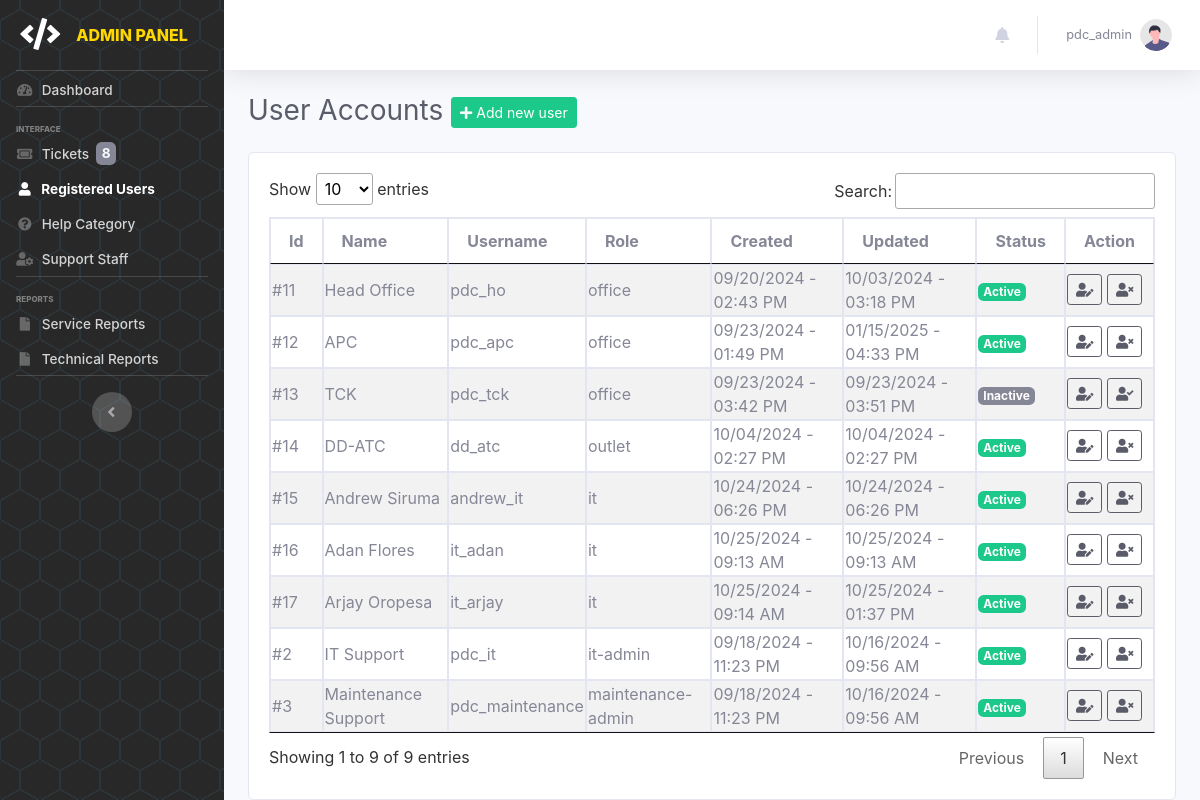
Page /pages/admin/users (signed in) on the committed database.
### tables this page shows
CREATE TABLE `tbl_useraccounts` (
  `id` int(11) NOT NULL,
  `name` varchar(100) NOT NULL,
  `username` varchar(100) NOT NULL,
  `password` varchar(255) NOT NULL,
  `role` enum('admin','it-admin','maintenance-admin','office','outlet','it','maintenance') NOT NULL,
  `status` enum('Active','Inactive') NOT NULL DEFAULT 'Active',
  `created` datetime(6) DEFAULT current_timestamp(6),
  `updated` datetime(6) DEFAULT current_timestamp(6) ON UPDATE current_timestamp(6)
);

### pages/admin/admin.users.php (the view, shortened to what this page needs)
<?php include('admin.header.php'); ?>
    <div class="container-fluid">
        <div class="d-sm-flex align-items-center justify-content-between mb-4">
            <h1 class="h3 mb-0 text-gray-800">User Accounts&nbsp;<a href="add-user" class="btn btn-sm btn-success"><i class="fas fa-plus"></i> Add new user</a></h1>
        </div>
        <div class="card mt-4">
            <div class="card-body">
                <div class="table-responsive">
                    <table class="table table-bordered table-striped table-sm w-100" id="acctbl">
                        <thead>
                            <tr>
                                <th>Id</th>
                                <th>Name</th>
                                <th>Username</th>
                                <th>Role</th>
                                <th>Created</th>
                                <th>Updated</th>
                                <th>Status</th>
                                <th>Action</th>
                            </tr>
                        </thead>
                        <tbody>
                            <?php
                                $user_qry = mysqli_query($conn, "SELECT * FROM tbl_useraccounts WHERE id != '1'");
                                while($rows=mysqli_fetch_array($user_qry)){
                                    $createDT = new DateTime($rows["created"]);
                                    $updateDT = new DateTime($rows["updated"]);
                            ?>
                                <tr>
                                    <td>#<?php echo $rows["id"]; ?></td>
                                    <td><?php echo $rows["name"]; ?></td>
                                    <td><?php echo $rows["username"]; ?></td>
                                    <td><?php echo $rows["role"]; ?></td>
                                    <td><?php echo $formattedDate = $createDT->format('m/d/Y - h:i A'); ?></td>
                                    <td><?php echo $formattedDate = $updateDT->format('m/d/Y - h:i A'); ?></td>
                                    <td>
                                        <span class="badge text-white <?php echo $rows["status"] == 'Active' ? 'bg-success' : 'bg-secondary'; ?>">
                                            <?php echo ucfirst($rows["status"]); ?>
                                        </span>
                                    </td>
                                    <td>
                                        <a class="btn btn-sm btn-outline-dark" href="edit-user?id=<?php echo $rows['id']; ?>" title="Edit User"><i class="fas fa-user-edit"></i></a>
                                        <?php if ($rows['status'] == 'Active') { ?>
                                            <a class="btn btn-sm btn-outline-dark" href="user-status?id=<?php echo $rows['id']; ?>&status=Inactive" title="Deactivate User">
                                                <i class="fas fa-user-times"></i>
                                            </a>
                                        <?php } else { ?>
                                            <a class="btn btn-sm btn-outline-dark" href="user-status?id=<?php echo $rows['id']; ?>&status=Active" title="Activate User">
                                                <i class="fas fa-user-check"></i>
                                            </a>
                                        <?php } ?>
                                    </td>
                                </tr>
                            <?php } ?>
                        </tbody>
                    </table>
                </div>
            </div>
        </div>
    </div>
<?php include('admin.footer.php'); ?>

### rows in the picture
tbl_useraccounts: id "2", name "IT Support", username "pdc_it", role "it-admin", created "09/18/2024 - 11:23 PM", updated "10/16/2024 - 09:56 AM", status "Active"
tbl_useraccounts: id "3", name "Maintenance Support", username "pdc_maintenance", role "maintenance-admin", created "09/18/2024 - 11:23 PM", updated "10/16/2024 - 09:56 AM", status "Active"
tbl_useraccounts: id "11", name "Head Office", username "pdc_ho", role "office", created "09/20/2024 - 02:43 PM", updated "10/03/2024 - 03:18 PM", status "Active"
tbl_useraccounts: id "12", name "APC", username "pdc_apc", role "office", created "09/23/2024 - 01:49 PM", updated "01/15/2025 - 04:33 PM", status "Active"
tbl_useraccounts: id "13", name "TCK", username "pdc_tck", role "office", created "09/23/2024 - 03:42 PM", updated "09/23/2024 - 03:51 PM", status "Inactive"
tbl_useraccounts: id "14", name "DD-ATC", username "dd_atc", role "outlet", created "10/04/2024 - 02:27 PM", updated "10/04/2024 - 02:27 PM", status "Active"
tbl_useraccounts: id "15", name "Andrew Siruma", username "andrew_it", role "it", created "10/24/2024 - 06:26 PM", updated "10/24/2024 - 06:26 PM", status "Active"
tbl_useraccounts: id "16", name "Adan Flores", username "it_adan", role "it", created "10/25/2024 - 09:13 AM", updated "10/25/2024 - 09:13 AM", status "Active"
tbl_useraccounts: id "17", name "Arjay Oropesa", username "it_arjay", role "it", created "10/25/2024 - 09:14 AM", updated "10/25/2024 - 01:37 PM", status "Active"

### other values in the picture
$ticket_cnt "8"
$_SESSION['username'] "pdc_admin"
